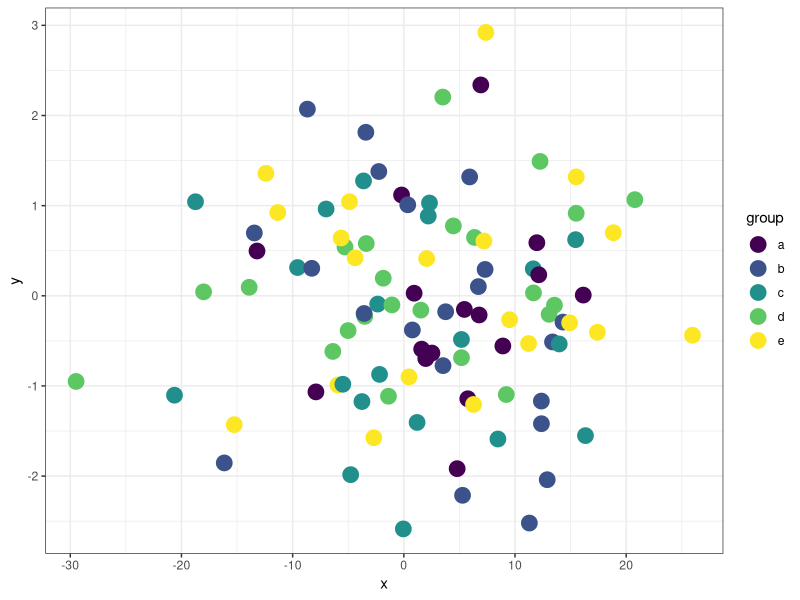

This figure's R source:
library(viridis)
library(ggplot2)

#example data
df <- data.frame(group=sample(letters[1:5], 100, replace=T),
                 y=rnorm(100,0,1),
                 x=rnorm(100,2,10)
                )

#scatter plot of y vs x, colored by group
my_plot <- ggplot(df, aes(y=y,x=x, color=group)) +
           geom_point(size=5) +
           scale_color_viridis_d() +
           theme_bw()

#view
my_plot
